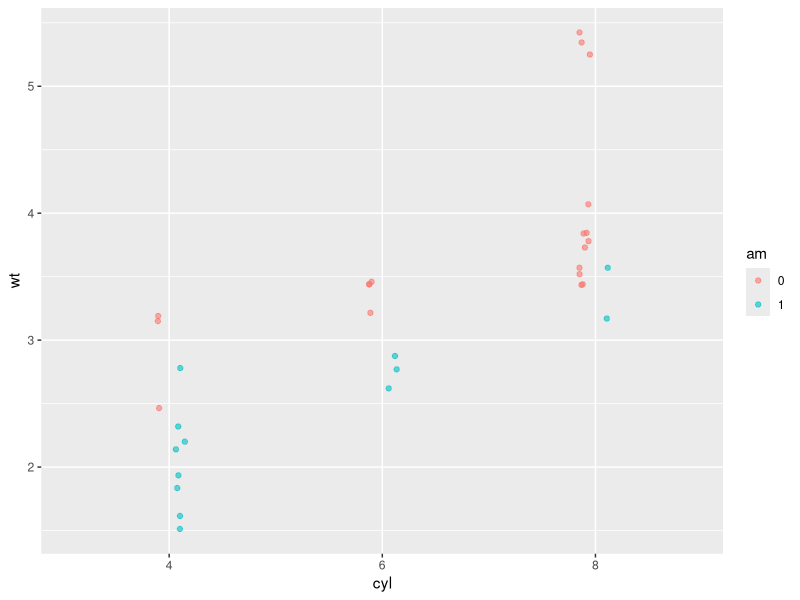
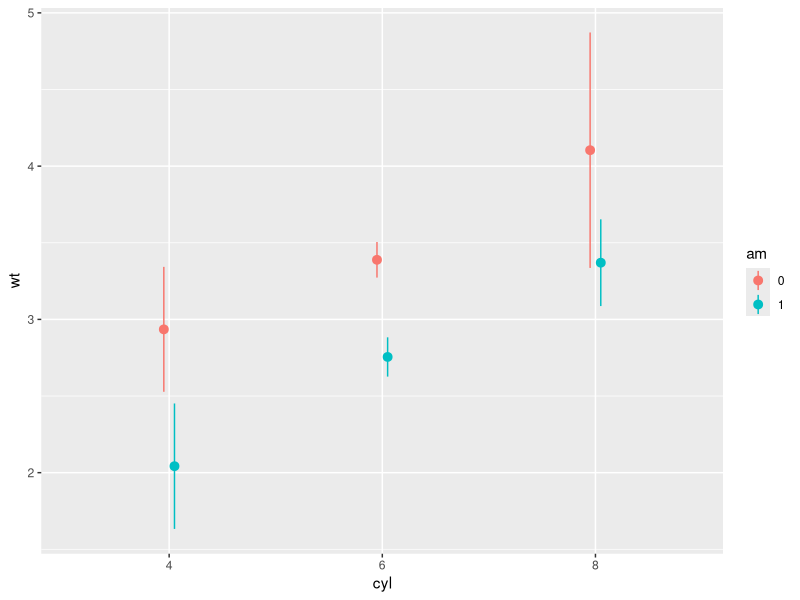
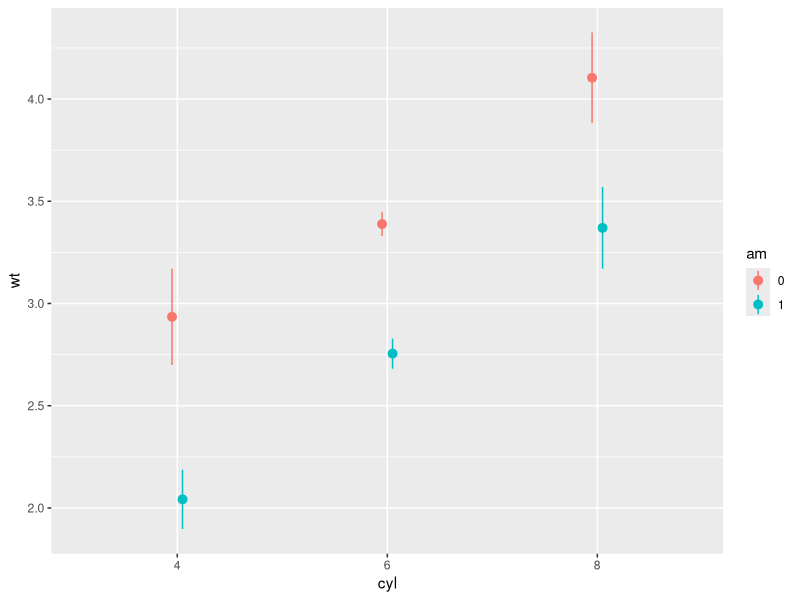
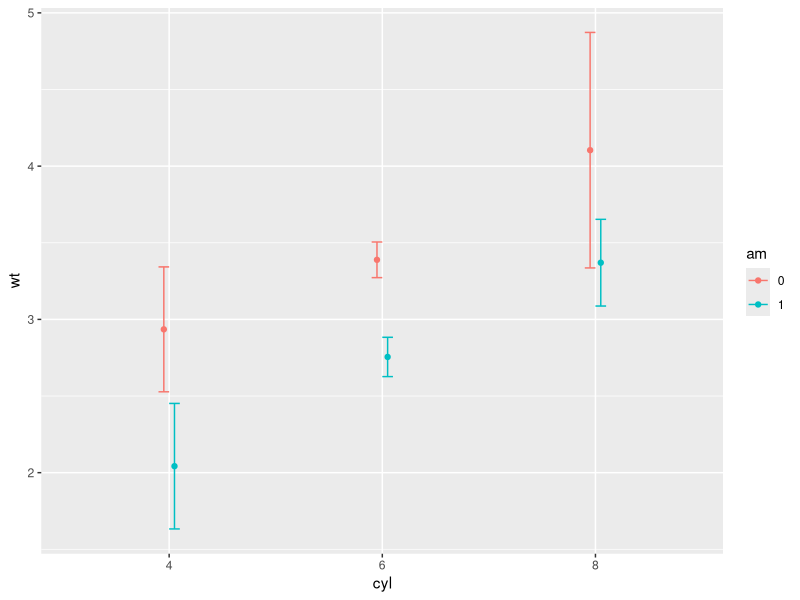
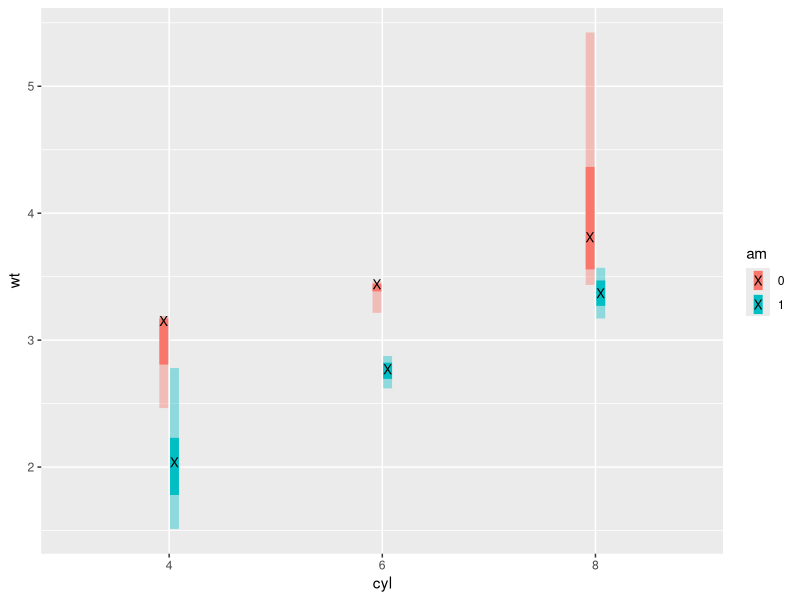
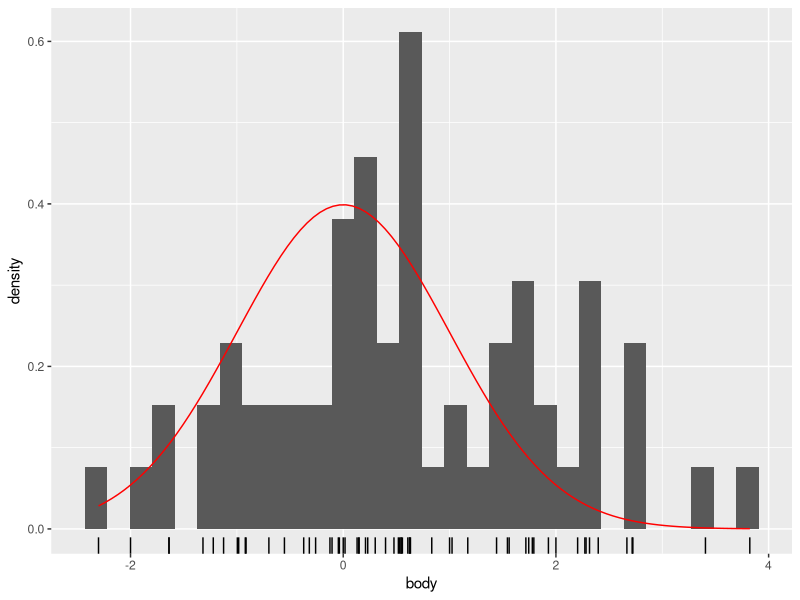
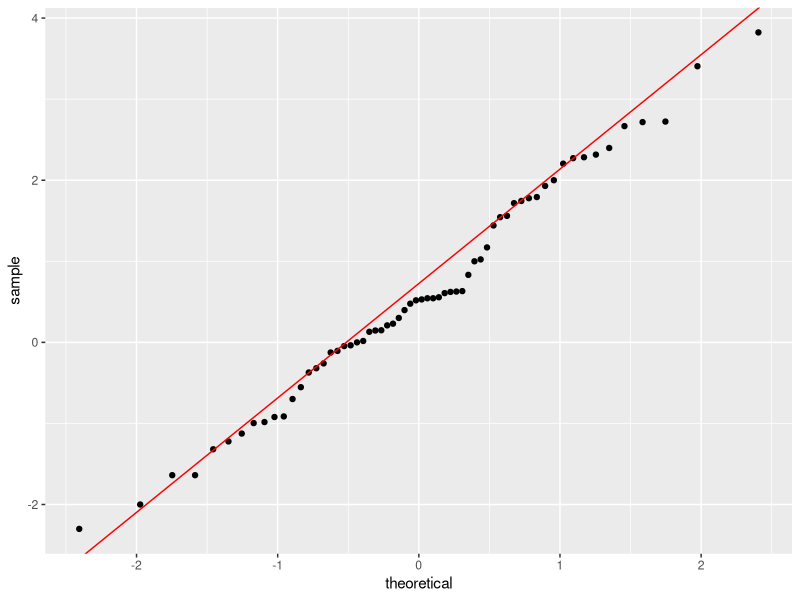

Here is the R script that generated these plots, in order:
library(ggplot2)

# Display structure of mtcars
str(mtcars)

# Convert cyl and am to factors:
mtcars$cyl <- factor(mtcars$cyl)
mtcars$am <- factor(mtcars$am)

# Define positions:
posn.d <- position_dodge(width = 0.1)
posn.jd <- position_jitterdodge(jitter.width = 0.1, dodge.width = 0.2)
posn.j <- position_jitter(width = 0.2)

# base layers:
wt.cyl.am <- ggplot(mtcars, aes(x = cyl, y = wt, col = am, fill = am, group = am))


#### PREDEFINED FUNCTION WITH HMISC
# Plot 1: Jittered, dodged scatter plot with transparent points
wt.cyl.am +
  geom_point(position = posn.jd, alpha = 0.6)

# Plot 2: Mean and SD - the easy way
library(Hmisc)
?smean.sd
wt.cyl.am +
  stat_summary(fun.data = mean_sdl, fun.args = list(mult = 1), position = posn.d)

# Plot 3: Mean and 95% CI - the easy way
wt.cyl.am +
  stat_summary(fun.data = mean_cl_normal, fun.args = list(mult = 1), position = posn.d)


# Plot 4: Mean and SD - with T-tipped error bars - fill in ___
wt.cyl.am +
  stat_summary(geom = "point", fun.y = mean,
               position = posn.d) +
  stat_summary(geom = "errorbar", fun.data = mean_sdl,
               position = posn.d, fun.args = list(mult = 1), width = 0.1)


#### STAT_SUMMARY
# Summarise y values at distinct x values
# Function to save range for use in ggplot
gg_range <- function(x) {
  # Change x below to return the instructed values
  data.frame(ymin = min(x), # Min
             ymax = max(x)) # Max
}

# Function to Custom function:
med_IQR <- function(x) {
  # Change x below to return the instructed values
  data.frame(y = median(x), # Median
             ymin = quantile(x)[2], # 1st quartile
             ymax = quantile(x)[4])  # 3rd quartile
}

# The base ggplot command, you don't have to change this
wt.cyl.am <- ggplot(mtcars, aes(x = cyl,y = wt, col = am, fill = am, group = am))

# Add three stat_summary calls to wt.cyl.am
wt.cyl.am +
  stat_summary(geom = "linerange", fun.data = med_IQR,
               position = posn.d, size = 3) +
  stat_summary(geom = "linerange", fun.data = gg_range,
               position = posn.d, size = 3,
               alpha = 0.4) +
  stat_summary(geom = "point", fun.y = median,
               position = posn.d, size = 3,
               col = "black", shape = "X")


#### STAT_FUNCTION
# Compute y values from a function of x values
library(MASS)
mam.new <- data.frame(body = log10(mammals$body))
ggplot(mam.new, aes(x = body)) +
  geom_histogram(aes( y = ..density..)) +
  geom_rug() +
  stat_function(fun = dnorm, colour = "red",
                arg = list(mean = mean(mam.new$body),
                           sd = sd(mam.new$body)))


#### STAT_QQ
#Perform calculations for a quantile-quantile plot
mam.new$slope <- diff(quantile(mam.new$body, c(0.25, 0.75))) / 
  diff(qnorm(c(0.25, 0.75)))
mam.new$int <- quantile(mam.new$body, 0.25) - 
  mam.new$slope * qnorm(0.25)
ggplot(mam.new, aes(sample = body)) +
  stat_qq() +
  geom_abline(aes(slope = slope, intercept = int), col = "red")
